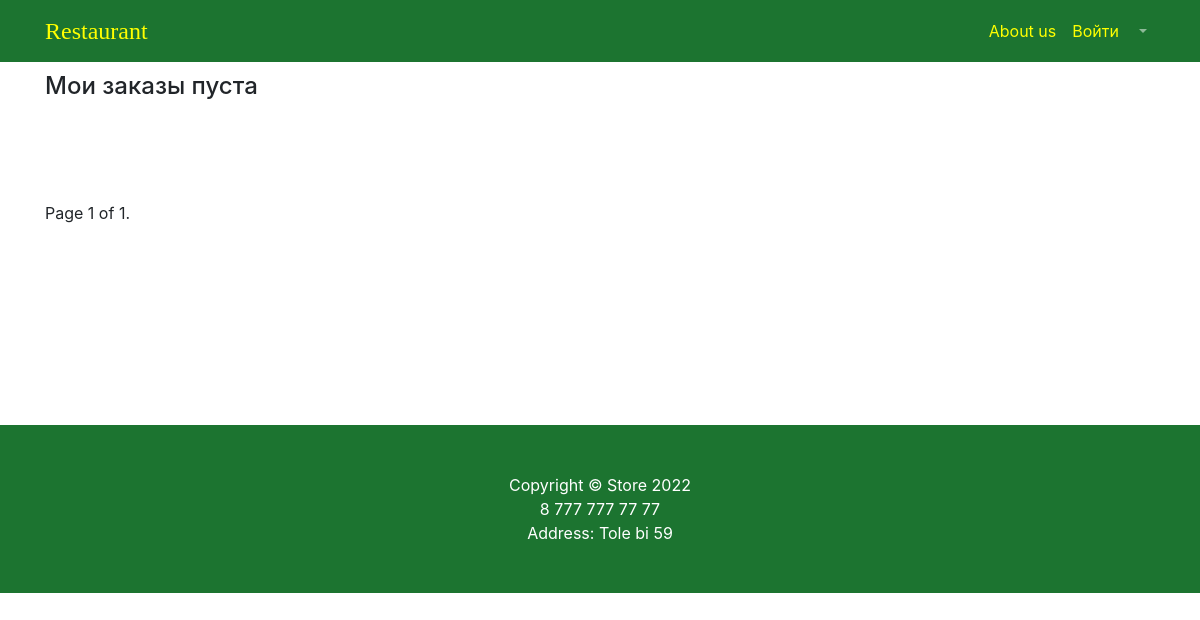
Page /store/old-order/ (signed in) on the earlier database version.
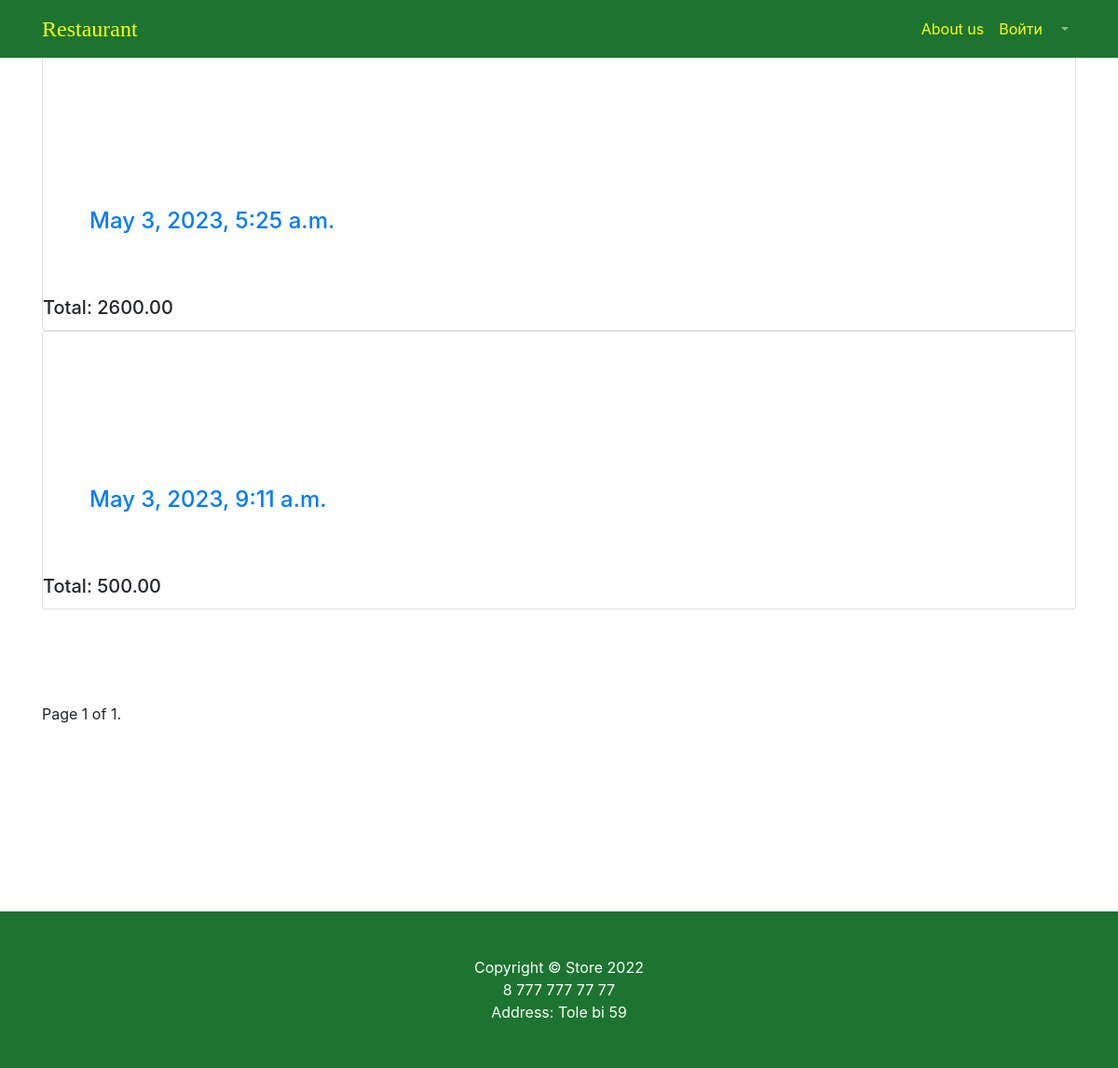
Same page on the later database version.
### products/models.py (models this page shows)
class Order(models.Model):
    user = models.ForeignKey(to=User, on_delete=models.CASCADE)
    status = models.BooleanField(default=False)
    payment = models.OneToOneField(to=Payment, on_delete=models.CASCADE)
    created_at = models.DateTimeField(auto_now_add=True)
    updated_at = models.DateTimeField(auto_now=True)
    place_number = models.PositiveIntegerField()

class Payment(models.Model):
    status = models.BooleanField(default=False)
    type = models.CharField(max_length=12, default='Наличка')
    total = models.DecimalField(max_digits=12, decimal_places=2, default=0)
    created_at = models.DateTimeField(auto_now_add=True)
    updated_at = models.DateTimeField(auto_now=True)

### products/views.py (the view)
# urls.py: path('old-order/', views.old_order, name='old_order'),
@login_required
def old_order(request):
    try:
        orders = Order.objects.filter(user=request.user, status=True)
    except:
        return render(request, 'products/order.html')
    paginator = Paginator(orders, 2)
    page_number = request.GET.get("page")
    page_order = paginator.get_page(page_number)
    context = {
        'title': 'storeApp',
        'page_order': page_order,
    }
    return render(request, 'products/old-order.html', context)

### products/templates/products/old-order.html (shortened to what this page needs)
{% load static %}
<!DOCTYPE html>
<html lang="en">
<head>
    <link href="{% static 'vendor/bootstrap/css/bootstrap.min.css' %}" rel="stylesheet">
    <link href="{% static 'vendor/css/products.css' %}" rel="stylesheet">
</head>
<nav class="navbar navbar-expand-lg navbar-dark fixed-top" style="background-color: #1c7430">
    <div class="container">
        <a class="navbar-brand" href="/store/products/" style="color: yellow; font-family: 'Sans Serif Collection'; font-size: 24px">Restaurant</a>
        <div class="collapse navbar-collapse" id="navbarResponsive">
            <ul class="navbar-nav ml-auto">
                <li class="nav-item">
                    <a class="nav-link" href="products.html" style="color: yellow">About us  </a>
                </li>
                <li class="nav-item">
                    <a class="nav-link" href="/users/login/" style="color: yellow">Войти </a>
                </li>
                <li class="nav-item dropdown">
                    <a class="nav-link dropdown-toggle" href="#" id="navbarDropdown" role="button"
                       data-bs-toggle="dropdown" aria-expanded="false">
                    </a>
                </li>
            </ul>
        </div>
    </div>
</nav>
<div class="container">
   {% for order in page_order %}
        <div class="card">
        <a style="margin: 50px" href="{% url 'products:order_detail' order.id %}">
        <h4 class="mt-3 mb-3 d-flex justify-content-between align-items-center mb-3">
                {{ order.created_at }} </a>
        </h4><h5 class="card-title">Total: {{ order.payment.total }}</h5>
       </div>
    {% endfor %}
    {% if not page_order %}
        <h4 class="mt-3 mb-3 d-flex justify-content-between align-items-center mb-3">
                Мои заказы пуста
        </h4>
    {% endif %}
<div class="pagination" style="margin-top: 100px;">
    <span class="step-links">
        <span class="current">
            Page {{ page_order.number }} of {{ page_order.paginator.num_pages }}.
        </span>
    </span>
</div>
</div>
<footer class="py-5" style="background-color: #1c7430;margin-top: 200px;">
    <div class="container" style="background-color: #1c7430">
        <p class="m-0 text-center text-white">Copyright &copy; Store 2022</p>
        <p class="m-0 text-center text-white">8 777 777 77 77</p>
        <p class="m-0 text-center text-white">Address: Tole bi 59</p>
    </div>
</footer>
</html>

Differences in the rows shown:
added Order: created_at "May 3, 2023, 5:25 a.m.", payment.total "2600.00"
added Order: created_at "May 3, 2023, 9:11 a.m.", payment.total "500.00"
Other differences:
text no longer shown: "Мои заказы пуста"
